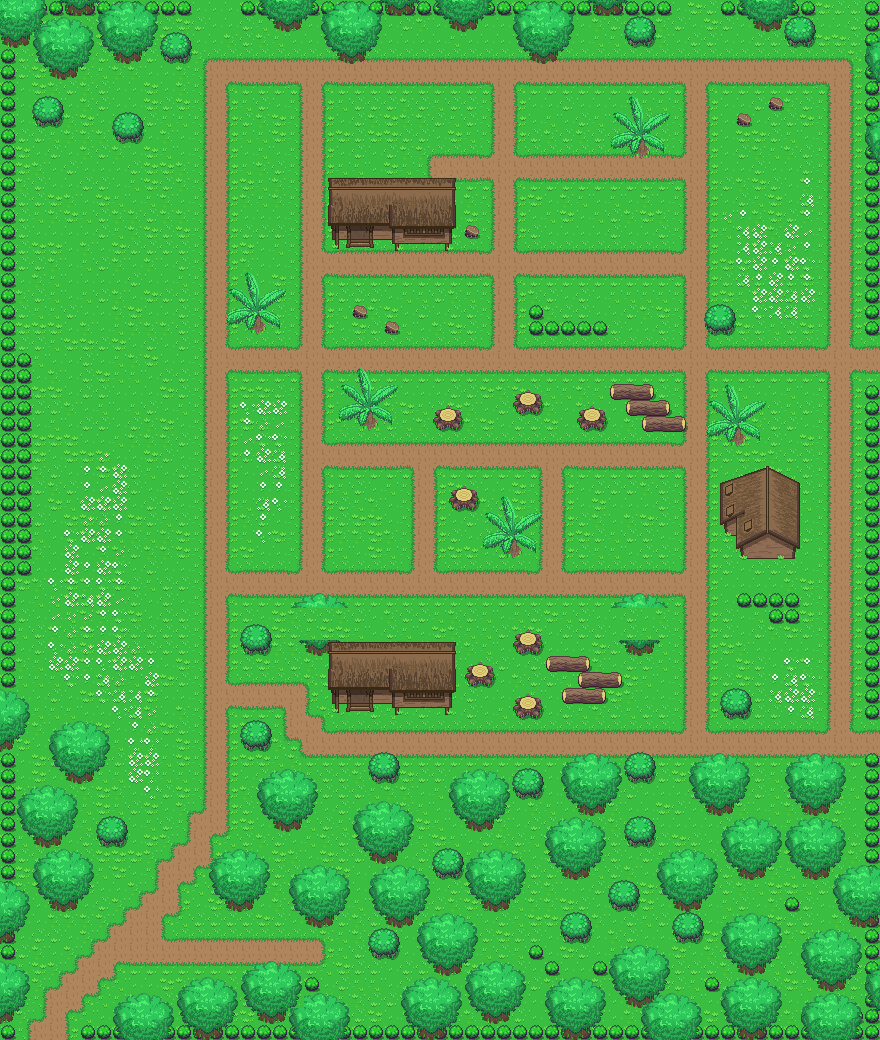

Rendered tile map (Tiled .tmx) drawn with the repository's tilesets; below, a short description and the map source with its tile grids summarised:
An orthogonal 55x65 tile map with 16x16 px tiles, 5 tile layers (Base, Objects, Trees, Building, ...), 2 tilesets.

<map version="1.0" tiledversion="1.0.2" orientation="orthogonal" renderorder="left-down" width="55" height="65" tilewidth="16" tileheight="16" nextobjectid="1">
 <tileset firstgid="1" source="../../Tileset/Overworld.tsx" />
 <tileset firstgid="1729" source="../../Tileset/Building.tsx" />
 <layer name="Base" width="55" height="65">
  <data>[3575 cells, 3575 non-empty, 20 distinct tile ids]</data>
 </layer>
 <layer name="Objects" width="55" height="65">
  <data>[3575 cells, 503 non-empty, 28 distinct tile ids]</data>
 </layer>
 <layer name="Trees" width="55" height="65">
  <data>[3575 cells, 251 non-empty, 14 distinct tile ids]</data>
 </layer>
 <layer name="Building" width="55" height="65">
  <data>[3575 cells, 102 non-empty, 66 distinct tile ids]</data>
 </layer>
 <layer name="AbovePlayer" width="55" height="65">
  <properties>
   <property name="unity:sortingLayerName" value="AbovePlayer" />
  </properties>
  <data>[3575 cells, 506 non-empty, 33 distinct tile ids]</data>
 </layer>
</map>
